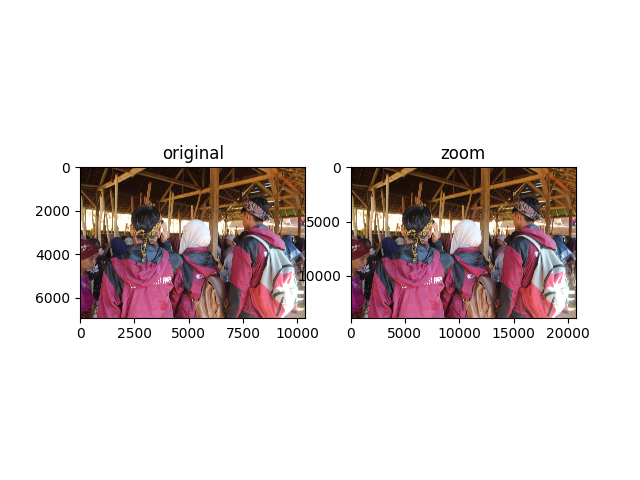

Reproduce this figure in Python.
import numpy as np
import imageio as img
import matplotlib.pyplot as plt

def zoomPlus(image, factor):
  height, width = image.shape[:2]
  new_height = int(height * factor)
  new_width = int(width * factor)
  imgZoom = np.zeros((new_height, new_width, 3), dtype=image.dtype)
  for y in range(new_height):
    for x in range(new_width):
      ori_y = int(y / factor)
      ori_x = int(x / factor)
      ori_y = min(ori_y, height - 1)
      ori_x = min(ori_x, width - 1)
      imgZoom[y, x] = image[ori_y, ori_x]
  return imgZoom

image = img.imread('kkn.JPG')
skala = 2.0

imgZoom = zoomPlus(image, skala)
img.imwrite("kkn.JPG", imgZoom)
plt.subplot(1, 2, 1)
plt.imshow(image)
plt.title('original')

plt.subplot(1, 2, 2)
plt.imshow(imgZoom)
plt.title('zoom')
plt.show()
